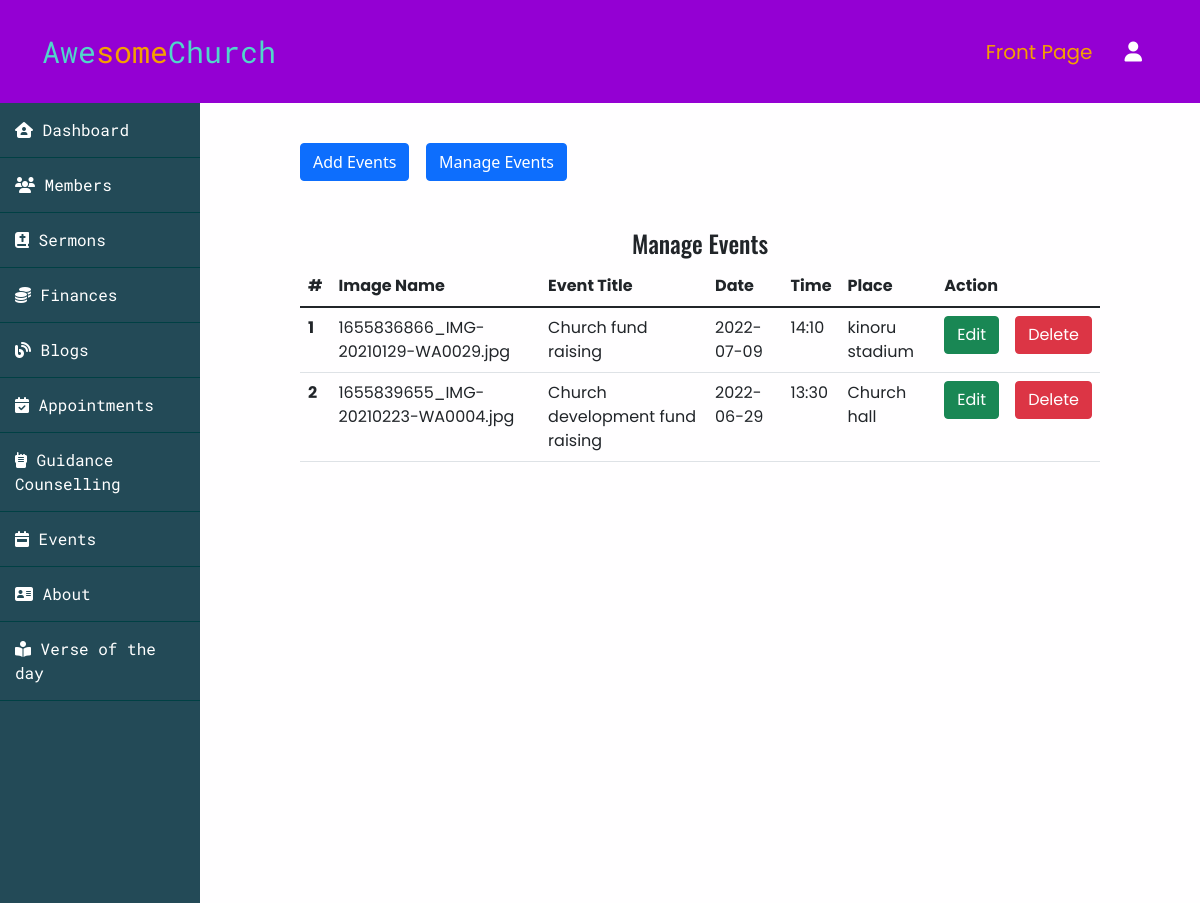
/admin/events/index.php, run on the app's committed database.
### tables this page shows
CREATE TABLE `events` (
  `id` int(255) NOT NULL,
  `admin_id` int(255) NOT NULL,
  `image` varchar(255) NOT NULL,
  `event_title` varchar(255) NOT NULL,
  `event_date` varchar(255) NOT NULL,
  `time` varchar(255) NOT NULL,
  `event_venue` varchar(255) NOT NULL
);

### app/controllers/events.php (called while the page is built, shortened)
<?php
    include(ROOT_PATH . "/app/database/db.php");
    $table = 'events';
    $events_data = selectAll($table);

### app/database/db.php (called while the page is built, shortened)
<?php
    require("connect.php");
    function selectAll($table, $conditions = []){
        global $conn;
        $sql = "SELECT * FROM $table";
        if(empty($conditions)){
            $stmt = $conn->prepare($sql);
            $stmt->execute();
            $records = $stmt->get_result()->fetch_all(MYSQLI_ASSOC);
            return $records;
        }
    }

### admin/events/index.php (the view, shortened to what this page needs)
<?php
    include(ROOT_PATH . "/app/controllers/events.php");
?>
<!DOCTYPE html>
<html lang="en">
<head>
    <link href="https://cdn.jsdelivr.net/npm/bootstrap@5.1.3/dist/css/bootstrap.min.css" rel="stylesheet">
    <link rel="stylesheet" href="https://cdnjs.cloudflare.com/ajax/libs/font-awesome/6.1.0/css/all.min.css" />
    <link rel="stylesheet" href="https://cdnjs.cloudflare.com/ajax/libs/OwlCarousel2/2.3.4/assets/owl.carousel.min.css" />
    <link rel="stylesheet" href="https://cdnjs.cloudflare.com/ajax/libs/OwlCarousel2/2.3.4/assets/owl.theme.default.min.css" />
    <link rel="stylesheet" href="<?php echo BASE_URL . "/assets/css/index.css" ?>">
    <link rel="stylesheet" href="<?php echo BASE_URL . "/assets/css/admin.css" ?>">
</head>
<body>
    <?php
        include(ROOT_PATH . '/app/includes/adminHeader.php');
    ?>
    <section class="admin-main-content">
        <?php
            include(ROOT_PATH . '/app/includes/innerAdminSideBarLinks.php');
        ?>
        <div class="admin-mainbar">
            <span><a href="<?php echo BASE_URL . "/admin/events/addEvents.php" ?>" class="btn btn-primary">Add Events</a></span> &nbsp;&nbsp;
            <span><a href="<?php echo BASE_URL . "/admin/events/index.php" ?>" class="btn btn-primary">Manage Events</a></span>
            <div class="py-5">
                <h4 class="font-oswald text-center">Manage Events</h4>
                <table class="table pt-3 font-poppins">
                    <thead>
                        <tr>
                            <th scope="col">#</th>
                            <th scope="col">Image Name</th>
                            <th scope="col">Event Title</th>
                            <th scope="col">Date</th>
                            <th scope="col">Time</th>
                            <th scope="col">Place</th>
                            <th scope="col" colspan="2">Action</th>
                        </tr>
                    </thead>
                    <tbody>
                        <?php foreach($events_data as $key => $event): ?>
                            <tr>
                                <th scope="row"><?php echo $key + 1 ?></th>
                                <td><?php echo $event['image'] ?></td>
                                <td><?php echo $event['event_title'] ?></td>
                                <td><?php echo $event['event_date'] ?></td>
                                <td><?php echo $event['time'] ?></td>
                                <td><?php echo $event['event_venue'] ?></td>
                                <td><a href="editEvents.php?id=<?php echo $event['id'] ?>" class="btn btn-success text-white">Edit</a></td>
                                <td><a href="index.php?delete_id=<?php echo $event['id'] ?>" class="btn btn-danger text-white">Delete</a></td>
                            </tr>
                        <?php endforeach; ?>
                    </tbody>
                </table>
            </div>
        </div>
    </section>
</body>
</html>

### assets/css/index.css (style rules this page uses)
.font-oswald { font-family: 'Oswald', sans-serif; }
.font-poppins { font-family: 'Poppins', sans-serif; }
html, body { height: 100%; padding: 0px; margin: 0px; background: #fffeff; box-sizing: border-box; }

### assets/css/admin.css (style rules this page uses)
html, body { padding: 0px; margin: 0px; }
.admin-main-content { display: flex; height: calc(100% - 66px); flex-direction: row; height: 100%; }
.admin-main-content .admin-mainbar { flex: 8; height: auto; padding: 40px 100px 100px; overflow-y: scroll; }

### data on the page
events: image "1655836866_IMG-20210129-WA0029.jpg", event_title "Church fund raising", event_date "2022-07-09", time "14:10", event_venue "kinoru stadium"
events: image "1655839655_IMG-20210223-WA0004.jpg", event_title "Church development fund raising", event_date "2022-06-29", time "13:30", event_venue "Church hall"
